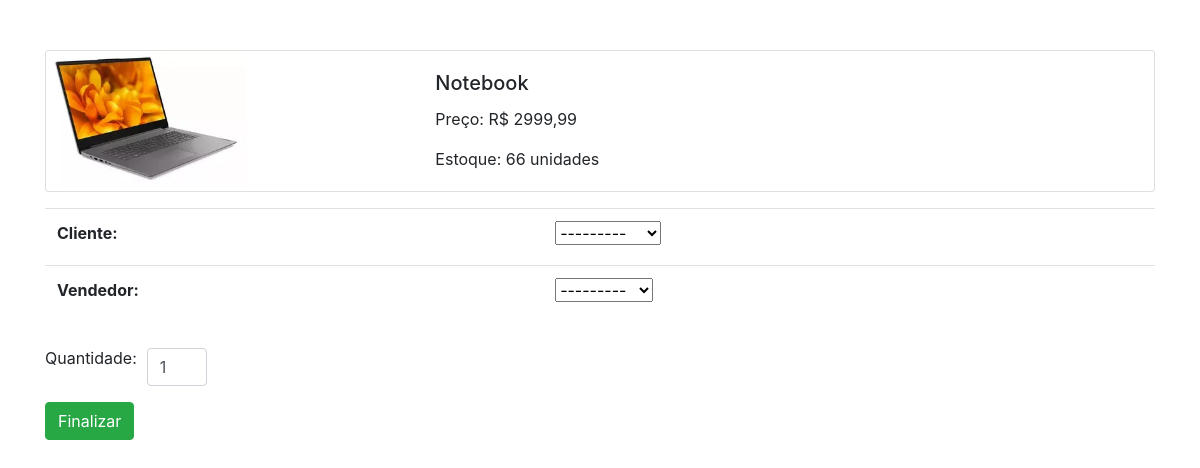
/comprar/Notebook/, run on the app's committed database.
### estoque/models.py (models this page shows, shortened)
class Produto(models.Model):
    nome = models.CharField(max_length=30, blank=True, null=True)
    preco = models.DecimalField(max_digits=10, decimal_places=2, blank=True, null=True)
    qtd = models.IntegerField(blank=True, null=True)
    img = models.ImageField(upload_to='produtos', blank=True, null=True)

### estoque/views.py (the view)
# urls.py: path('comprar/<str:nome>/', views.comprar , name='comprar'),
def comprar(request, nome):
    produto = get_object_or_404(Produto, nome=nome)
    if request.method == 'POST':
        form = CompraForm(request.POST)
        quantidade_comprada = int(request.POST.get('quantidade_inpt', 0))
        if 0 < quantidade_comprada <= produto.qtd:
            if form.is_valid():
                vendedor_nome = form.cleaned_data['vendedor']
                vendedor = get_object_or_404(Vendedor, nome=vendedor_nome)
                compra = form.save(commit=False)
                compra.produto = produto
                compra.save()
                imposto = produto.preco * Decimal(0.25)
                preco = produto.preco - imposto
                print(imposto)
                valor_compra = preco * Decimal(quantidade_comprada) * Decimal(0.05)
                novo_salario = vendedor.salario + valor_compra
                vendedor.salario = novo_salario
                vendedor.save()
                produto.subtrair_estoque(quantidade_comprada)
                return redirect('produtos')
    else:
        form = CompraForm()
    context = {'produto': produto, 'forms': form}
    return render(request, 'compra.html', context)

### estoque/forms.py
class CompraForm(forms.ModelForm):
    class Meta:
        model = Compra
        fields = ['produto', 'cliente', 'vendedor']
        widgets = {
            'produto': forms.HiddenInput(),
        }

### estoque/models.py (called while the page is built)
    def __str__(self):
        return self.nome

    def __str__(self):
        return self.nome

### templates/compra.html (shortened to what this page needs)
<!DOCTYPE html>
<html lang="en">
<head>
    <link rel="stylesheet" href="https://stackpath.bootstrapcdn.com/bootstrap/4.5.2/css/bootstrap.min.css">
</head>
<body>
    <div class="container" style=" margin-top: 50px;">
        <div class="card mb-3">
            <div class="row no-gutters">
                <div class="col-md-4">
                    <img src="{{ produto.img.url }}" class="card-img produto-img" alt="Produto">
                </div>
                <div class="col-md-8">
                    <div class="card-body">
                        <h5 class="card-title">{{ produto.nome }}</h5>
                        <p class="card-text">Preço: R$ {{ produto.preco }}</p>
                        <p class="card-text">Estoque: {{ produto.qtd }} unidades</p>
                    </div>
                </div>
            </div>
        </div>
        <form action="{% url "comprar" produto.nome %}" method="post">
            <div class="form-group">
                <table class="table">
                    {{ forms.as_table }}
                </table>
            </div>
            <div class="form-group">
                <div class="quantidade-wrapper">
                    <label class="quantidade-label" for="quantidade_inpt">Quantidade:</label>
                    <input type="number" class="form-control quantidade-input" name="quantidade_inpt" value="1" min="1" max="{{ produto.qtd }}" placeholder="Quantidade">
                </div>
            </div>
            <button type="submit" class="btn btn-success">Finalizar</button>
        </form>
    </div>
</body>
</html>

### templates/compra.html (style rules this page uses)
.produto-img { max-width: 200px; height: auto; }
.quantidade-input { margin-top: 10px; width: 60px; }
.quantidade-wrapper { display: flex; align-items: center; }
.quantidade-label { margin-right: 10px; }

### data on the page
Produto: img (picture), nome "Notebook", preco "2999,99", qtd "66"
